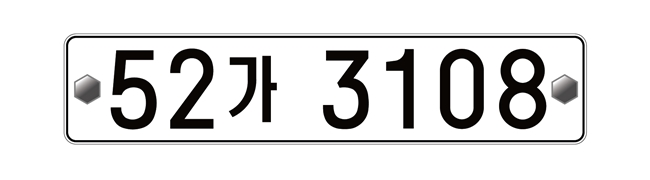
#> input picture client_ultrasound/A-1.jpeg, 650 x 180 px
$ python parking_judge_v1.py
#> lines starting #> are read from the running program, lines starting #| are printed output that depends on the picture; after the words box and inside, x2 and y2 are one past the last pixel; in counts of white or black regions, pixels touching at a corner belong together
import cv2
import numpy as np
import matplotlib.pyplot as plt
import pytesseract
import requests
import urllib
from urllib.parse import quote_plus
from urllib.parse import unquote_plus


# [102 lines left out: functions register_A, register_B, register_H, delete_car_A, delete_car_B, delete_car_H, not called in this run]


lists=[]

plt.style.use('dark_background')

img_ori = cv2.imread('A-1.jpeg')
#> img_ori is the input picture: shape (180, 650, 3); mean B, G, R 222.7, 222.9, 223.3


height, width, channel = img_ori.shape
#> height = 180; width = 650; channel = 3
plt.figure(figsize=(12, 10))
plt.imshow(img_ori,cmap='gray')
print(height, width, channel)
#| 180 650 3


print(height, width, channel)
#| 180 650 3

gray = cv2.cvtColor(img_ori, cv2.COLOR_BGR2GRAY)
plt.figure(figsize=(12,10))
plt.imshow(gray, cmap='gray')

plt.show()
img_blurred = cv2.GaussianBlur(gray, ksize=(5, 5), sigmaX=0)
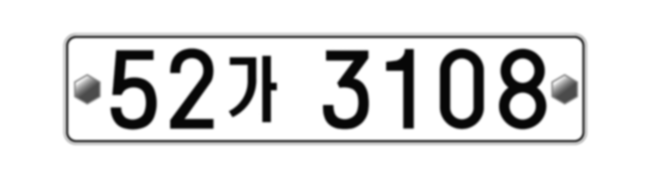
#> img_blurred: shape (180, 650); min 6, max 255, mean 223

img_blur_thresh = cv2.adaptiveThreshold(
    img_blurred,
    maxValue=255.0,
    adaptiveMethod=cv2.ADAPTIVE_THRESH_GAUSSIAN_C,
    thresholdType=cv2.THRESH_BINARY_INV,
    blockSize=19,
    C=9
)
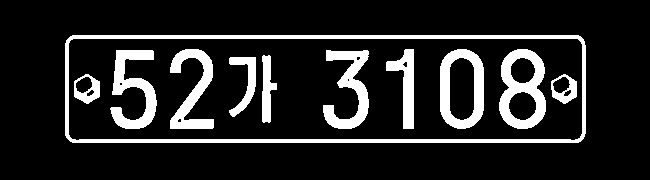
#> img_blur_thresh: shape (180, 650); 14.3% white; 11 white regions, largest, box (x1, y1, x2, y2) and area: (65, 35, 586, 143) 4897, (499, 49, 546, 129) 1985, (110, 50, 157, 129) 1761
img_thresh = cv2.adaptiveThreshold(
    gray,
    maxValue=255.0,
    adaptiveMethod=cv2.ADAPTIVE_THRESH_GAUSSIAN_C,
    thresholdType=cv2.THRESH_BINARY_INV,
    blockSize=19,
    C=9
)
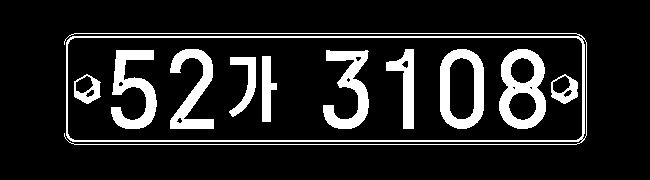
#> img_thresh: shape (180, 650); 13.3% white; 11 white regions

plt.figure(figsize=(20,20))
plt.subplot(1,2,1)
plt.title('Threshold only')
plt.imshow(img_thresh, cmap='gray')
plt.subplot(1,2,2)
plt.title('Blur and Threshold')
plt.imshow(img_blur_thresh, cmap='gray')


contours, _ = cv2.findContours(
    img_blur_thresh,
    mode=cv2.RETR_LIST,
    method=cv2.CHAIN_APPROX_SIMPLE
)
#> contours = 24 contours, 4 with area under 20; largest, box (x1, y1, x2, y2) and area: (65, 35, 586, 143) 55552, (68, 38, 583, 141) 51876, (440, 49, 484, 129) 3012, (499, 49, 546, 129) 2938, (110, 50, 157, 129) 1590

temp_result = np.zeros((height, width, channel), dtype=np.uint8)

#> (the run stopped early here; a loop or call above may not have finished)

$ run again, with client_ultrasound/A-2.jpeg copied over client_ultrasound/A-1.jpeg
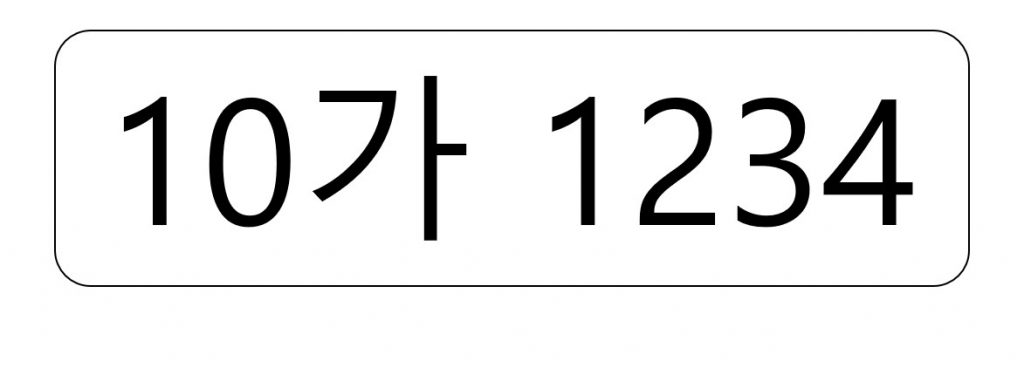
#> input picture client_ultrasound/A-2.jpeg, 1024 x 368 px
#> img_ori is the input picture: shape (368, 1024, 3); min 0, max 255, mean 236.6
#| 368 1024 3
#| 368 1024 3
#> `img_blur_thresh = cv2.adaptiveThreshold( img_blurred, maxValue=255.0, ..`:
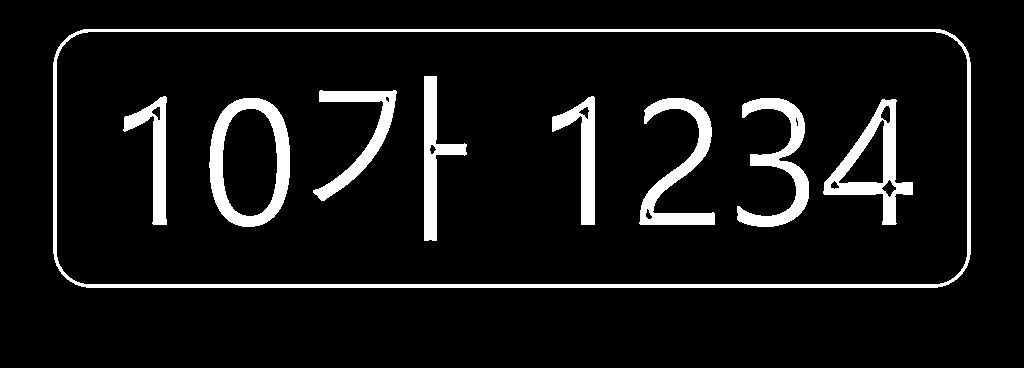
#> img_blur_thresh: shape (368, 1024); 8.1% white; 9 white regions, largest, box (x1, y1, x2, y2) and area: (53, 29, 971, 288) 8157, (209, 98, 290, 227) 3845, (823, 99, 913, 225) 3269
#> `img_thresh = cv2.adaptiveThreshold( gray, maxValue=255.0, adaptiveMeth..`:
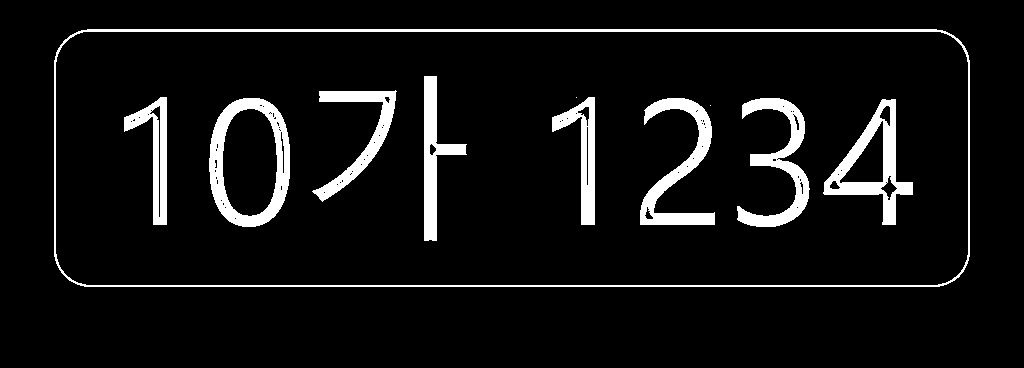
#> img_thresh: shape (368, 1024); 7.3% white; 11 white regions (2 under 20 px)
#> contours = 21 contours, 2 with area under 20; largest, box (x1, y1, x2, y2) and area: (53, 29, 971, 288) 235380, (56, 31, 968, 285) 229478, (209, 98, 290, 227) 8486, (222, 108, 278, 217) 4925, (823, 99, 913, 225) 4640
